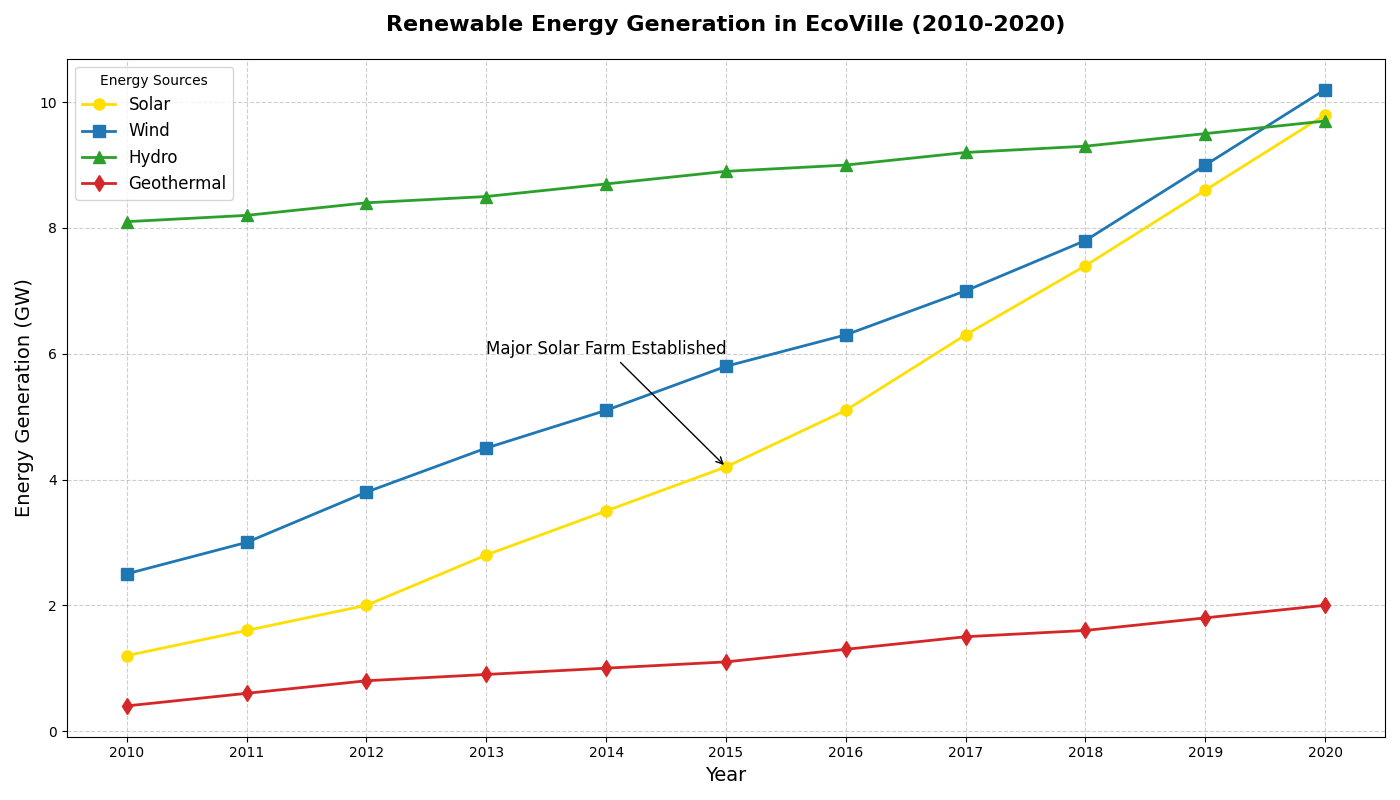

This chart was generated by the following Python code:
import matplotlib.pyplot as plt
import numpy as np

# Backstory: 
# This chart captures the evolving interest in various renewable energy sources in EcoVille from 2010 to 2020.
# The data represents the average amount of energy (in GW) generated per renewable source each year.

# Years from 2010 to 2020
years = np.arange(2010, 2021)

# Renewable energy generation values in GW
solar = [1.2, 1.6, 2.0, 2.8, 3.5, 4.2, 5.1, 6.3, 7.4, 8.6, 9.8]
wind = [2.5, 3.0, 3.8, 4.5, 5.1, 5.8, 6.3, 7.0, 7.8, 9.0, 10.2]
hydro = [8.1, 8.2, 8.4, 8.5, 8.7, 8.9, 9.0, 9.2, 9.3, 9.5, 9.7]
geothermal = [0.4, 0.6, 0.8, 0.9, 1.0, 1.1, 1.3, 1.5, 1.6, 1.8, 2.0]

# Colors for each energy source
colors = ['#ffdf00', '#1f77b4', '#2ca02c', '#d62728']

# Create the figure and axis
fig, ax = plt.subplots(figsize=(14, 8))

# Plot each energy source with distinct styles
ax.plot(years, solar, label='Solar', color=colors[0], marker='o', linestyle='-', linewidth=2, markersize=8)
ax.plot(years, wind, label='Wind', color=colors[1], marker='s', linestyle='-', linewidth=2, markersize=8)
ax.plot(years, hydro, label='Hydro', color=colors[2], marker='^', linestyle='-', linewidth=2, markersize=8)
ax.plot(years, geothermal, label='Geothermal', color=colors[3], marker='d', linestyle='-', linewidth=2, markersize=8)

# Customize the plot
ax.set_title("Renewable Energy Generation in EcoVille (2010-2020)", fontsize=16, fontweight='bold', pad=20)
ax.set_xlabel("Year", fontsize=14)
ax.set_ylabel("Energy Generation (GW)", fontsize=14)
ax.set_xticks(years)
ax.legend(title='Energy Sources', fontsize=12, loc='upper left')

# Adding grid for better readability
ax.grid(True, linestyle='--', alpha=0.6)

# Annotate significant event: Major solar farm established in 2015
ax.annotate('Major Solar Farm Established', xy=(2015, 4.2), xytext=(2013, 6),
             arrowprops=dict(facecolor='black', arrowstyle='->'), fontsize=12)

# Adjust the layout to prevent overlap
plt.tight_layout()

# Display the plot
plt.show()
